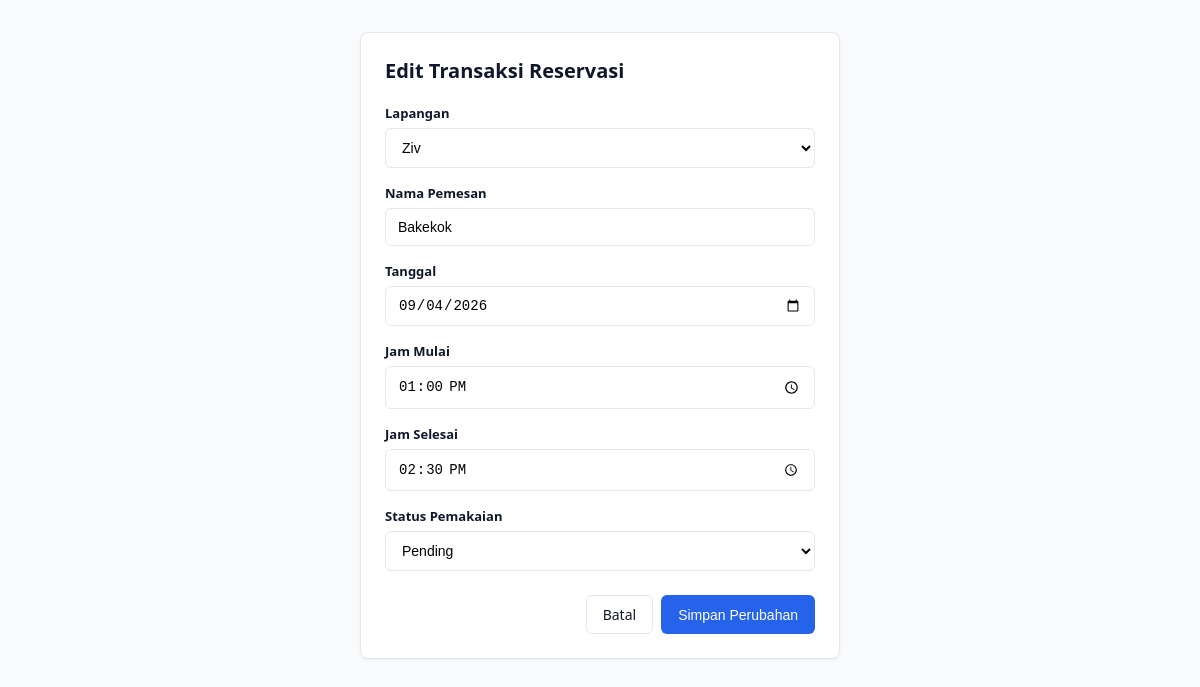
Screenshot of /edit_reservasi.php?id=2 with the database file from the repository.
### tables this page shows
CREATE TABLE `reservasi` (
  `id` int NOT NULL,
  `lapangan_id` int NOT NULL,
  `nama_pemesan` varchar(100) NOT NULL,
  `tanggal` date NOT NULL,
  `jam_mulai` time NOT NULL,
  `jam_selesai` time NOT NULL,
  `status` enum('Pending','Dikonfirmasi','Selesai','Dibatalkan') DEFAULT 'Pending'
);

CREATE TABLE `lapangan` (
  `id` int NOT NULL,
  `nama_lapangan` varchar(100) NOT NULL,
  `jenis` varchar(50) NOT NULL,
  `harga_per_jam` int NOT NULL,
  `status` enum('Tersedia','Maintenance') DEFAULT 'Tersedia'
);

### src/Lapangan.php (called while the page is built, shortened)
<?php
class Lapangan {
    public function semua(): array {
        $stmt = $this->db->query("SELECT * FROM lapangan ORDER BY id ASC");
        return $stmt->fetchAll();
    }
}

### src/Reservasi.php (called while the page is built, shortened)
<?php
class Reservasi {
    public function cari(int $id): array|false {
        $stmt = $this->db->prepare("SELECT * FROM reservasi WHERE id = ?");
        $stmt->execute([$id]);
        return $stmt->fetch();
    }
}

### edit_reservasi.php (the view, shortened to what this page needs)
<?php
$database = new Database("localhost", "reservasi_lapangan", "root", "11223344");
$db = $database->connect();
$reservasiModel = new Reservasi($db);
$lapanganModel = new Lapangan($db);
$id = (int) ($_GET['id'] ?? 0);
$reservasi = $reservasiModel->cari($id);
$semuaLapangan = $lapanganModel->semua();
?>
<!DOCTYPE html>
<html lang="id">
<head>
</head>
<body>
<div class="container">
    <div class="card">
        <h1>Edit Transaksi Reservasi</h1>
        <form method="POST">
            <div class="form-group">
                <label for="lapangan_id">Lapangan</label>
                <select name="lapangan_id" id="lapangan_id" required>
                    <?php foreach ($semuaLapangan as $lap): ?>
                        <option value="<?= $lap['id'] ?>" <?= $lap['id'] == $reservasi['lapangan_id'] ? 'selected' : '' ?>>
                            <?= htmlspecialchars($lap['nama_lapangan']) ?>
                        </option>
                    <?php endforeach; ?>
                </select>
            </div>
            <div class="form-group">
                <label for="nama_pemesan">Nama Pemesan</label>
                <input type="text" name="nama_pemesan" id="nama_pemesan" value="<?= htmlspecialchars($reservasi['nama_pemesan']) ?>" required>
            </div>
            <div class="form-group">
                <label for="tanggal">Tanggal</label>
                <input type="date" name="tanggal" id="tanggal" value="<?= $reservasi['tanggal'] ?>" required>
            </div>
            <div class="form-group">
                <label for="jam_mulai">Jam Mulai</label>
                <input type="time" name="jam_mulai" id="jam_mulai" value="<?= $reservasi['jam_mulai'] ?>" required>
            </div>
            <div class="form-group">
                <label for="jam_selesai">Jam Selesai</label>
                <input type="time" name="jam_selesai" id="jam_selesai" value="<?= $reservasi['jam_selesai'] ?>" required>
            </div>
            <div class="form-group">
                <label for="status">Status Pemakaian</label>
                <select name="status" id="status" required>
                    <option value="Pending" <?= $reservasi['status'] === 'Pending' ? 'selected' : '' ?>>Pending</option>
                </select>
            </div>
            <div class="btn-group">
                <a href="reservasi.php" class="btn btn-outline">Batal</a>
                <button type="submit" name="submit" class="btn btn-primary">Simpan Perubahan</button>
            </div>
        </form>
    </div>
</div>
</body>
</html>

### edit_reservasi.php (style rules this page uses)
:root { --bg-color: #f8fafc; --card-bg: #ffffff; --text-main: #0f172a; --text-muted: #64748b; --primary: #2563eb; --primary-hover: #1d4ed8; --border: #e2e8f0; --danger-bg: #fef2f2; --danger-text: #ef4444; }
* { box-sizing: border-box; margin: 0; padding: 0; }
body { font-family: system-ui, -apple-system, sans-serif; background-color: var(--bg-color); color: var(--text-main); padding: 32px 16px; }
.container { max-width: 480px; margin: 0 auto; }
.card { background: var(--card-bg); border: 1px solid var(--border); border-radius: 8px; padding: 24px; box-shadow: 0 1px 3px rgba(0,0,0,0.05); }
h1 { font-size: 20px; font-weight: 700; margin-bottom: 20px; }
.form-group { margin-bottom: 16px; }
label { display: block; font-size: 13px; font-weight: 600; margin-bottom: 6px; color: var(--text-main); }
input, select { width: 100%; padding: 10px 12px; font-size: 14px; border: 1px solid var(--border); border-radius: 6px; outline: none; background: #fff; }
.btn-group { display: flex; gap: 8px; justify-content: flex-end; margin-top: 24px; }
.btn { padding: 9px 16px; border-radius: 6px; font-size: 14px; font-weight: 500; text-decoration: none; cursor: pointer; border: 1px solid transparent; }
.btn-primary { background: var(--primary); color: #fff; }
.btn-outline { background: #fff; border-color: var(--border); color: var(--text-main); }

### rows the page displays
reservasi: lapangan_id "Ziv", nama_pemesan "Bakekok", tanggal "09/04/2026", jam_mulai "13:00:00", jam_selesai "14:30:00", status "Pending"
